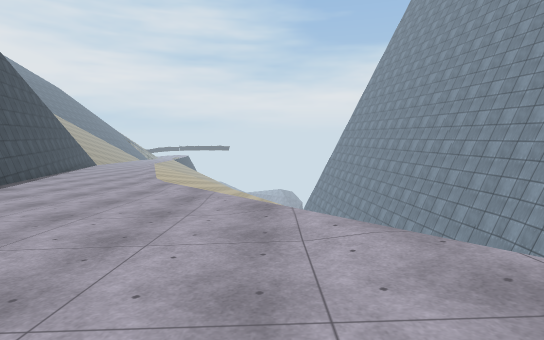
View 1 (above)

16 first-person views from a walk through a 3-D level made in the Unity game engine. The camera is 1.4 m above the floor, tilts 6° down and sees 80° across. The floor is counted in squares, 2 m on a side. Each view is taken from the middle of a square. On the plan, view 1 faces up. The plan holds only what a view shows up to about 10 squares ahead; the rest is blank. The place goes on beyond the plan. Some surface patterns are stand-ins.

View 2
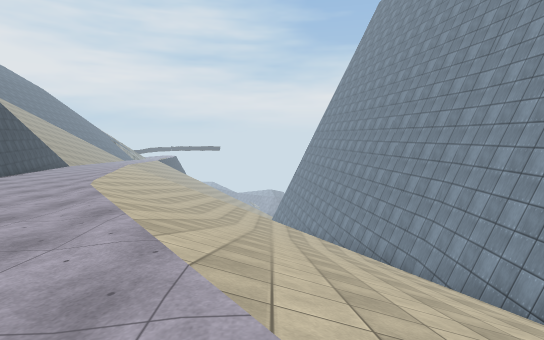

View 3
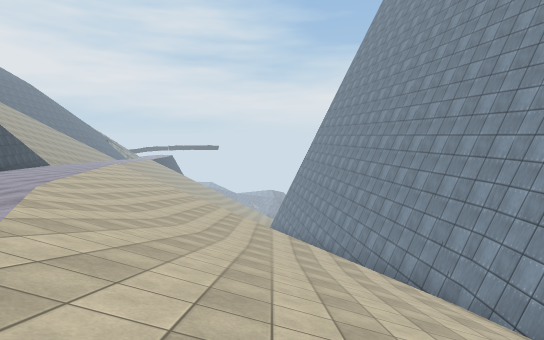

View 4
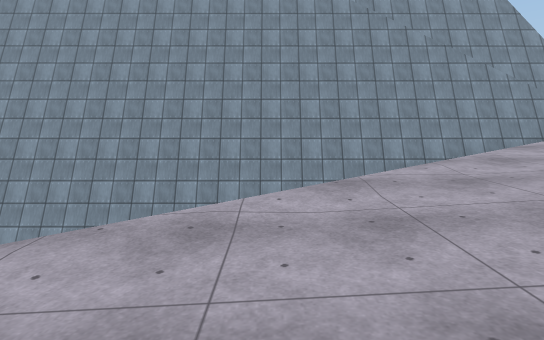

View 5
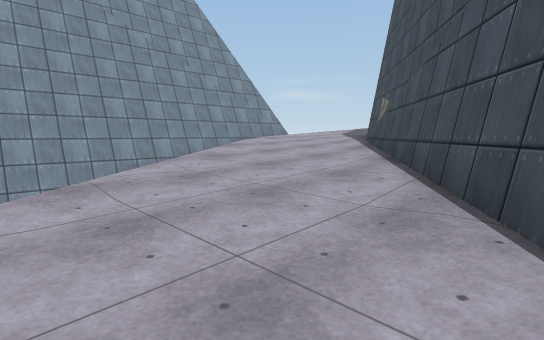

View 6
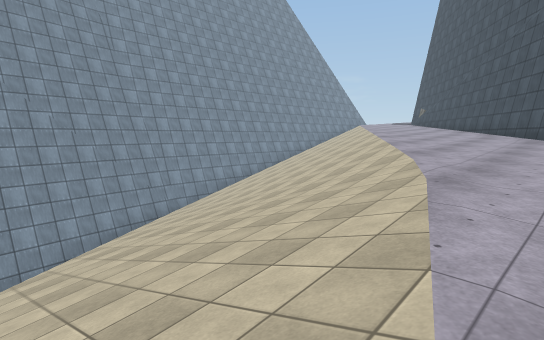

View 7
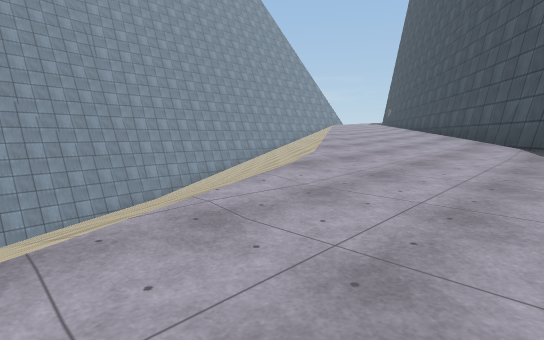

View 8
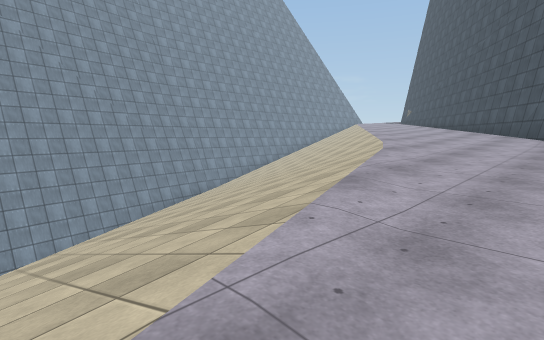

View 9
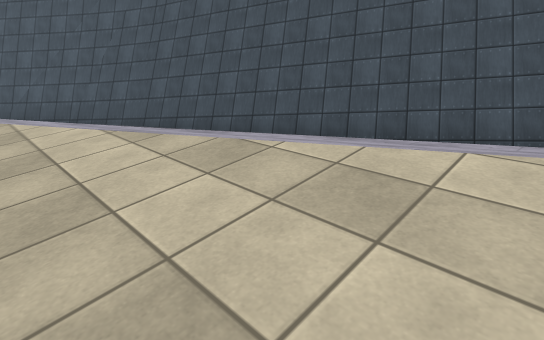

View 10
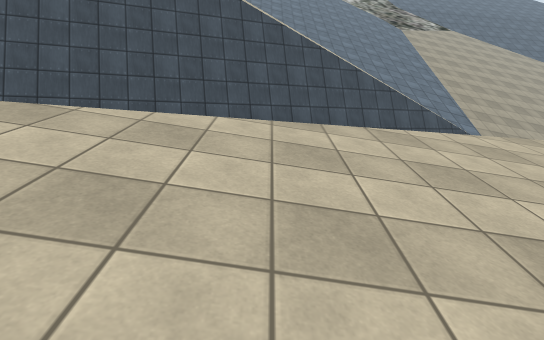

View 11
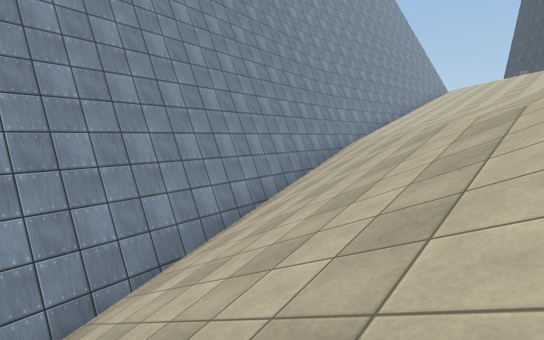

View 12
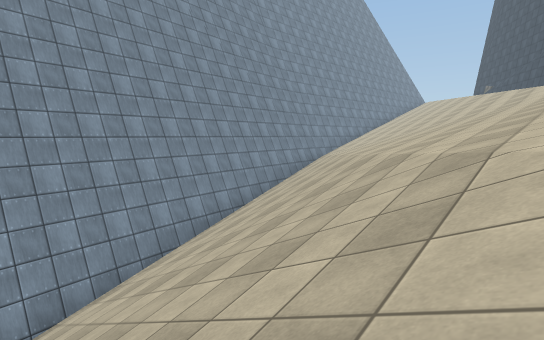

View 13
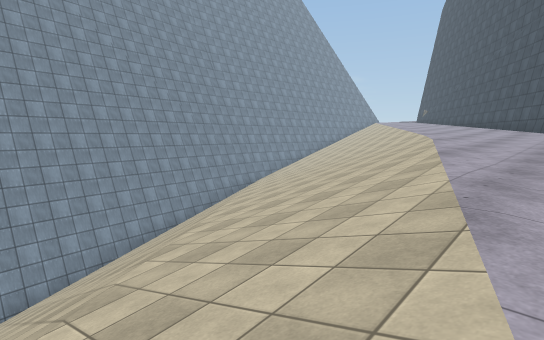

View 14
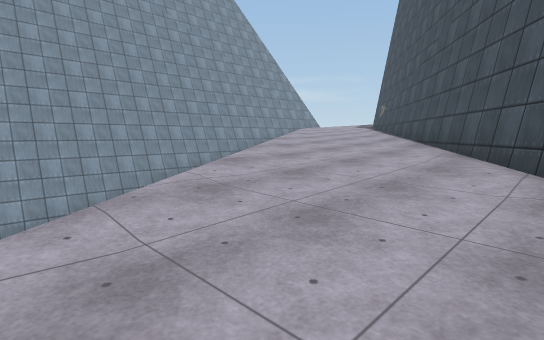

View 15
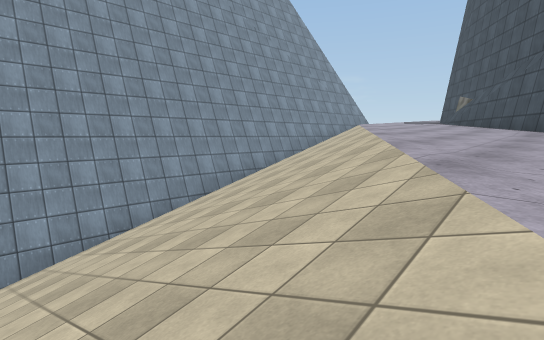

View 16
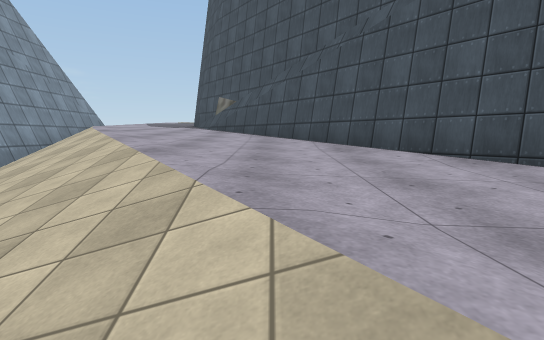

### Floor plan
Key: @ floor where view 1 was taken; # wall or solid block; . main floor; : floor 0.75 m higher than the main floor; - floor 1 m lower than the main floor; + floor 1.5 m higher than the main floor; * floor 2.25 m higher than the main floor; % floor 3 m higher than the main floor; / step, stairs or slope; v drop or lower ground.
Columns run from 12 left of view 1 to 7 right of it. Each row starts with its distance up from view 1.
 20 #    ////////  #
 19 /#   -/////////##
 18 /#   -//////////#
 17 /# ---//////////#
 16  v#..../////////#
 15  /#..../////////##
 14   #...../////////#
 13   ##..../////////#
 12   v#..../////////#
 11    ##....////////##
 10    v#..../////////#
  9    v#..../////////#
  8     ##...:////////#
  7      #..:::///////#
  6      ##::::///////#
  5       ##:::://////#
  4        #:::++/////##
  3        ##++++/////##
  2         ##++++/////#
  1          #+++++////#
  0          ##+@++////#
 -1           ##++++// #
 -2            ##+++*//#
 -3             #++**//#
 -4             ##****/#
 -5              ##***/#
 -6               #***%#

Where each view was taken, in squares from view 1:
view 1: 0 up, 0 right, facing up
view 2: 0 up, 2 right, facing up
view 3: 2 up, 2 right, facing up
view 4: 1 up, 1 left, facing right
view 5: 1 up, 1 left, facing down-right
view 6: 14 up, 5 left, facing down-right
view 7: 14 up, 7 left, facing down-right
view 8: 17 up, 7 left, facing down-right
view 9: 17 up, 4 left, facing down-left
view 10: 17 up, 3 left, facing left
view 11: 19 up, 1 left, facing down-right
view 12: 20 up, 3 left, facing down-right
view 13: 20 up, 7 left, facing down-right
view 14: 7 up, 4 left, facing down-right
view 15: 7 up, 1 left, facing down-right
view 16: 4 up, 1 right, facing down
